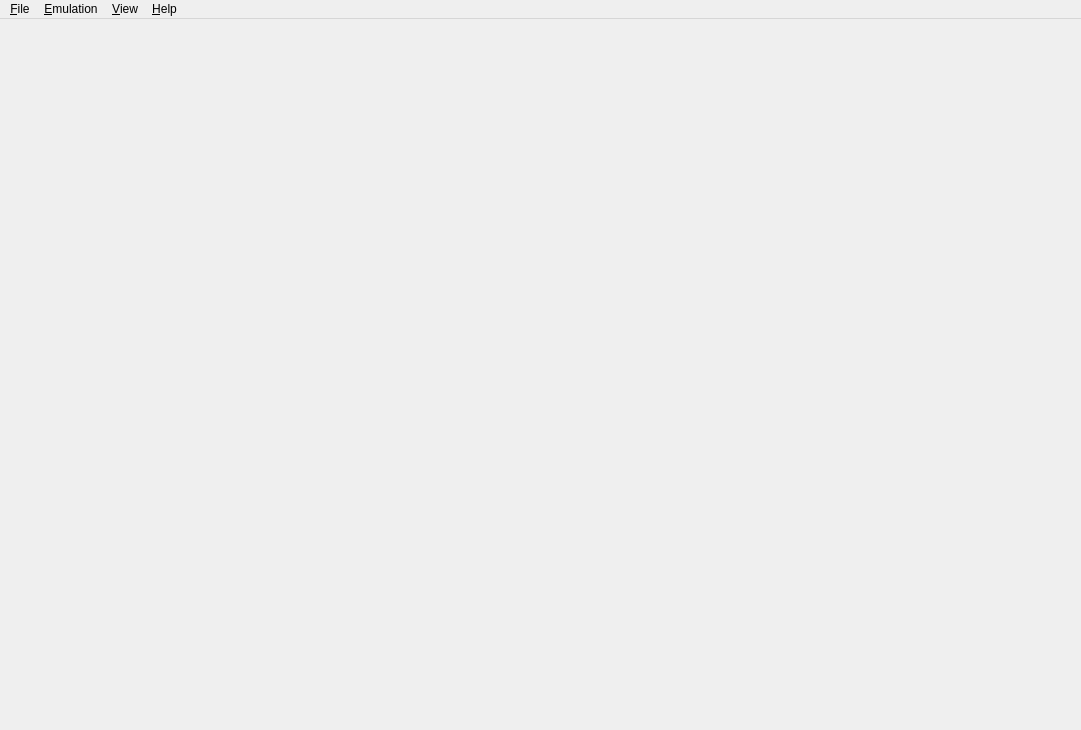
<?xml version="1.0" encoding="UTF-8"?>
<ui version="4.0">
 <class>MainWindow</class>
 <widget class="QMainWindow" name="MainWindow">
  <property name="geometry">
   <rect>
    <x>0</x>
    <y>0</y>
    <width>1081</width>
    <height>730</height>
   </rect>
  </property>
  <property name="windowTitle">
   <string>Citra</string>
  </property>
  <property name="windowIcon">
   <iconset>
    <normaloff>src/pcafe/res/icon3_64x64.ico</normaloff>src/pcafe/res/icon3_64x64.ico</iconset>
  </property>
  <property name="tabShape">
   <enum>QTabWidget::Rounded</enum>
  </property>
  <property name="dockNestingEnabled">
   <bool>true</bool>
  </property>
  <widget class="QWidget" name="centralwidget">
   <layout class="QHBoxLayout" name="horizontalLayout">
    <property name="leftMargin">
     <number>0</number>
    </property>
    <property name="topMargin">
     <number>0</number>
    </property>
    <property name="rightMargin">
     <number>0</number>
    </property>
    <property name="bottomMargin">
     <number>0</number>
    </property>
   </layout>
  </widget>
  <widget class="QMenuBar" name="menubar">
   <property name="geometry">
    <rect>
     <x>0</x>
     <y>0</y>
     <width>1081</width>
     <height>21</height>
    </rect>
   </property>
   <widget class="QMenu" name="menu_File">
    <property name="title">
     <string>&amp;File</string>
    </property>
    <widget class="QMenu" name="menu_recent_files">
     <property name="title">
      <string>Recent Files</string>
     </property>
    </widget>
    <addaction name="action_Load_File"/>
    <addaction name="action_Install_CIA"/>
    <addaction name="separator"/>
    <addaction name="action_Select_Game_List_Root"/>
    <addaction name="menu_recent_files"/>
    <addaction name="separator"/>
    <addaction name="action_Exit"/>
   </widget>
   <widget class="QMenu" name="menu_Emulation">
    <property name="title">
     <string>&amp;Emulation</string>
    </property>
    <addaction name="action_Start"/>
    <addaction name="action_Pause"/>
    <addaction name="action_Stop"/>
    <addaction name="separator"/>
    <addaction name="action_Configure"/>
    <addaction name="action_Cheats"/>
   </widget>
   <widget class="QMenu" name="menu_View">
    <property name="title">
     <string>&amp;View</string>
    </property>
    <widget class="QMenu" name="menu_View_Debugging">
     <property name="title">
      <string>Debugging</string>
     </property>
     <addaction name="action_Create_Pica_Surface_Viewer"/>
     <addaction name="separator"/>
    </widget>
    <addaction name="action_Fullscreen"/>
    <addaction name="action_Single_Window_Mode"/>
    <addaction name="action_Display_Dock_Widget_Headers"/>
    <addaction name="action_Show_Filter_Bar"/>
    <addaction name="action_Show_Status_Bar"/>
    <addaction name="menu_View_Debugging"/>
   </widget>
   <widget class="QMenu" name="menu_Help">
    <property name="title">
     <string>&amp;Help</string>
    </property>
    <addaction name="action_Check_For_Updates"/>
    <addaction name="action_Open_Maintenance_Tool"/>
    <addaction name="separator"/>
    <addaction name="action_FAQ"/>
    <addaction name="action_About"/>
   </widget>
   <addaction name="menu_File"/>
   <addaction name="menu_Emulation"/>
   <addaction name="menu_View"/>
   <addaction name="menu_Help"/>
  </widget>
  <action name="action_Load_File">
   <property name="text">
    <string>Load File...</string>
   </property>
  </action>
  <action name="action_Install_CIA">
   <property name="text">
    <string>Install CIA...</string>
   </property>
  </action>
  <action name="action_Load_Symbol_Map">
   <property name="text">
    <string>Load Symbol Map...</string>
   </property>
  </action>
  <action name="action_Exit">
   <property name="text">
    <string>E&amp;xit</string>
   </property>
  </action>
  <action name="action_Start">
   <property name="enabled">
    <bool>false</bool>
   </property>
   <property name="text">
    <string>&amp;Start</string>
   </property>
  </action>
  <action name="action_Pause">
   <property name="enabled">
    <bool>false</bool>
   </property>
   <property name="text">
    <string>&amp;Pause</string>
   </property>
  </action>
  <action name="action_Stop">
   <property name="enabled">
    <bool>false</bool>
   </property>
   <property name="text">
    <string>&amp;Stop</string>
   </property>
  </action>
  <action name="action_FAQ">
   <property name="text">
    <string>FAQ</string>
   </property>
  </action>
  <action name="action_About">
   <property name="text">
    <string>About Citra</string>
   </property>
  </action>
  <action name="action_Single_Window_Mode">
   <property name="checkable">
    <bool>true</bool>
   </property>
   <property name="text">
    <string>Single Window Mode</string>
   </property>
  </action>
  <action name="action_Configure">
   <property name="text">
    <string>Configure...</string>
   </property>
  </action>
   <action name="action_Cheats">
     <property name="text">
       <string>Cheats ...</string>
     </property>
   </action>
  <action name="action_Display_Dock_Widget_Headers">
   <property name="checkable">
    <bool>true</bool>
   </property>
   <property name="text">
    <string>Display Dock Widget Headers</string>
   </property>
  </action>
  <action name="action_Show_Filter_Bar">
   <property name="checkable">
    <bool>true</bool>
   </property>
   <property name="text">
    <string>Show Filter Bar</string>
   </property>
  </action>
  <action name="action_Show_Status_Bar">
   <property name="checkable">
    <bool>true</bool>
   </property>
   <property name="text">
    <string>Show Status Bar</string>
   </property>
  </action>
  <action name="action_Select_Game_List_Root">
   <property name="text">
    <string>Select Game Directory...</string>
   </property>
   <property name="toolTip">
    <string>Selects a folder to display in the game list</string>
   </property>
  </action>
  <action name="action_Create_Pica_Surface_Viewer">
   <property name="text">
    <string>Create Pica Surface Viewer</string>
   </property>
  </action>
  <action name="action_Fullscreen">
   <property name="checkable">
    <bool>true</bool>
   </property>
   <property name="text">
    <string>Fullscreen</string>
   </property>
  </action>
  <action name="action_Open_Maintenance_Tool">
   <property name="text">
    <string>Modify Citra Install</string>
   </property>
   <property name="toolTip">
    <string>Opens the maintenance tool to modify your Citra installation</string>
   </property>
  </action>
  <action name="action_Check_For_Updates">
   <property name="text">
    <string>Check for Updates</string>
   </property>
  </action>
 </widget>
 <resources/>
</ui>
